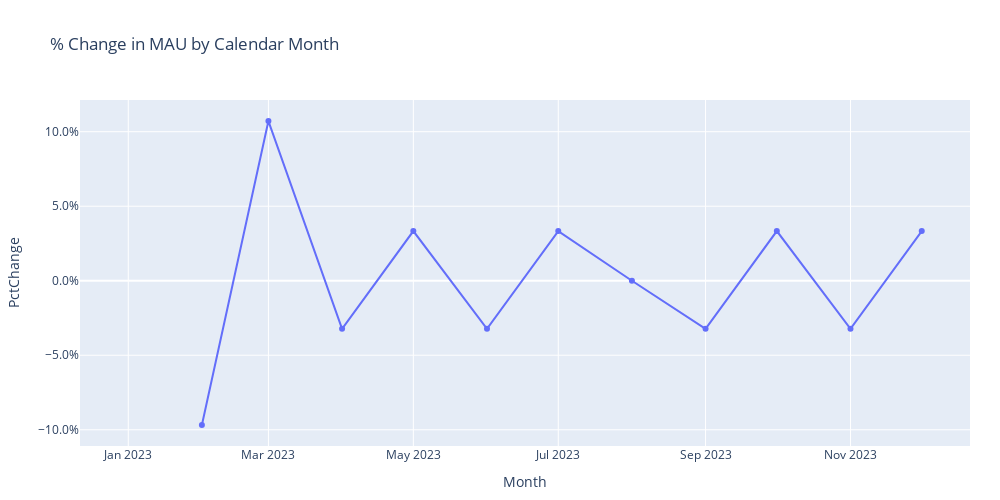

The notebook cell saved with this chart:
### Markdown cell above
That looks like quite a bit of variation. A natural question is to ask how much this is changing each month, so we'll calculate the percent change from the previous month. We'll make a function to do this since we'll be doing it a few times in this post.

### Code cell
def pct_change_of_series(series):
    '''Assumes the series is already sorted'''
    prev = series.shift(1)
    return (series - prev) / prev



# Calculating the percent change for each month
MAU_calendar_month['PctChange'] = pct_change_of_series(MAU_calendar_month['NumUsers'])

# Plotting it
fig = px.line(MAU_calendar_month, x='Month', y='PctChange', markers=True,
              title='% Change in MAU by Calendar Month', width=1000, height=500)
fig.update_layout(margin=dict(r=30, b=30), yaxis_tickformat=".1%",)
fig.show()

### Figure 1 — Plotly figure (JSON) as saved in the notebook; plotly's stock layout.template omitted (floating-point values rounded to 4 significant figures)
{"data": [{"hovertemplate": "Month=%{x}<br>PctChange=%{y}<extra></extra>", "legendgroup": "", "line": {"color": "#636efa", "dash": "solid"}, "marker": {"symbol": "circle"}, "mode": "lines+markers", "name": "", "orientation": "v", "showlegend": false, "type": "scatter", "x": ["2023-01", "2023-02", "2023-03", "2023-04", "2023-05", "2023-06", "2023-07", "2023-08", "2023-09", "2023-10", "2023-11", "2023-12"], "xaxis": "x", "y": [null, -0.09677, 0.1071, -0.03226, 0.03333, -0.03226, 0.03333, 0, -0.03226, 0.03333, -0.03226, 0.03333], "yaxis": "y"}], "layout": {"height": 500, "legend": {"tracegroupgap": 0}, "margin": {"b": 30, "r": 30}, "title": {"text": "% Change in MAU by Calendar Month"}, "width": 1000, "xaxis": {"anchor": "y", "domain": [0, 1], "title": {"text": "Month"}}, "yaxis": {"anchor": "x", "domain": [0, 1], "tickformat": ".1%", "title": {"text": "PctChange"}}}}
